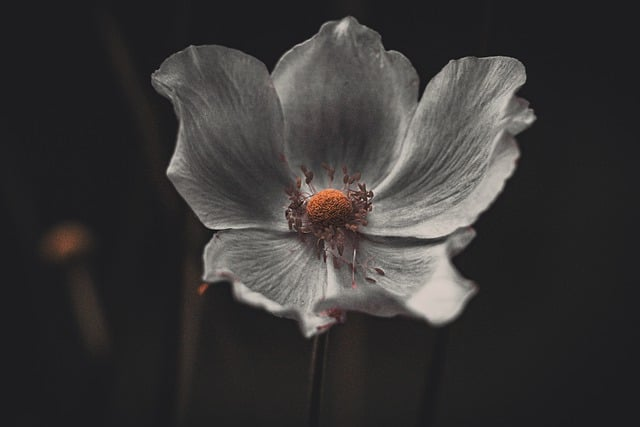
#> input picture imagens/flower.jpg, 640 x 427 px; its folder holds only this picture in this run
$ jupyter execute --allow-errors sistema_de_visao.ipynb   (older library calls are emulated)
#> lines starting #> are read from the running program, lines starting #| are printed output that depends on the picture; after the words box and inside, x2 and y2 are one past the last pixel; in counts of white or black regions, pixels touching at a corner belong together
# Sistema de visão computacional

[cell 1]
from skimage.io import imread, imshow, imsave
from skimage.color import rgb2gray
from skimage import filters
import numpy as np
import cv2
import glob
import matplotlib.pyplot as plt
from skimage.exposure import histogram, equalize_hist
from skimage.filters import threshold_otsu, threshold_niblack
from sklearn.cluster import KMeans, DBSCAN
from sklearn.neighbors import KNeighborsClassifier
from skimage.feature import greycomatrix, greycoprops

## 1. Pré-processamento

[cell 2]
def crop_image(image):

    #gray = cv2.cvtColor(image, cv2.COLOR_BGR2GRAY)
    gray = rgb2gray(image)

    # Binariza a imagem
    thresh_mean = filters.threshold_mean(gray)
    binary_image = np.where(gray > thresh_mean, 255, 0).astype(np.uint8)

    contours, _ = cv2.findContours(binary_image, cv2.RETR_EXTERNAL, cv2.CHAIN_APPROX_SIMPLE)

    longest_contour = contours[0]
    longest_length = len(longest_contour)

    # Percorrer os contornos e encontrar o mais longo
    for contour in contours:
        length = len(contour)
        if length > longest_length:
            longest_contour = contour
            longest_length = length

    x, y, w, h = cv2.boundingRect(longest_contour)
    image = image[y:y+h, x:x+w]

    return image

[cell 3]
# lista os arquivos do diretorio.
tumor_paths = glob.glob('imagens/*.jpg')
no_tumor_paths = glob.glob('imagens/*.jpg')

[cell 4]
# Ler as imagens e faz o corte.
imgs_tumor = [imread(i) for i in tumor_paths]
#> imgs_tumor = 1 item
imgs_tumor_crop = [crop_image(img) for img in imgs_tumor]
#> in crop_image, image is the input picture: shape (427, 640, 3); mean R, G, B 55.8, 54, 53.5
#> in crop_image, `thresh_mean = filters.threshold_mean(gray)`: thresh_mean = 0.213
#> in crop_image, `binary_image = np.where(gray > thresh_mean, 255, 0).astype(np.uint8)`:
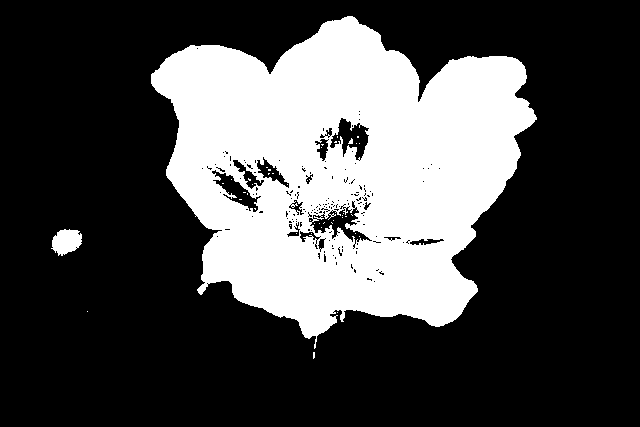
#> binary_image: shape (427, 640); 29.2% white; 44 white regions (42 under 20 px)
#> in crop_image, `contours, _ = cv2.findContours(binary_image, cv2.RETR_EXTERNAL, cv2.CH..`: contours = 5 contours, 3 with area under 20; largest, box (x1, y1, x2, y2) and area: (151, 16, 537, 349) 82577, (51, 229, 82, 256) 546
#> in crop_image, `longest_contour = contours[0]`: longest_contour = [[313, 352], [313, 358], [314, 357], [314, 352]]
#> in crop_image, `longest_length = len(longest_contour)`: longest_length = 4
#> the loop in crop_image, `for contour in contours:` made 5 passes
#> (length, longest_length) on passes 4 to 5: (59, 59), (711, 711)
#> (contour, length) on passes 1 to 3: ([[313, 352], [313, 358], [314, 357], [314, 352]], 4), ([[337, 312]], 1), ([[87, 311]], 1)
#> after the loop in crop_image, `for contour in contours:`: longest_contour = contour of 711 points, box (x1, y1, x2, y2) (151, 16, 537, 349), area 82577; longest_length = 711
#> in crop_image, `x, y, w, h = cv2.boundingRect(longest_contour)`: x = 151; y = 16; w = 386; h = 333
#> in crop_image, `image = image[y:y+h, x:x+w]`:
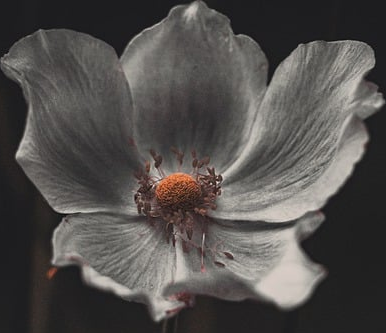
#> image: shape (333, 386, 3); mean R, G, B 82.2, 79.1, 77
#> imgs_tumor_crop = 1 item

[cell 5]
imgs_no_tumor = [imread(i) for i in no_tumor_paths]
#> imgs_no_tumor = 1 item
imgs_no_tumor_crop = [crop_image(img) for img in imgs_no_tumor]
#> the loop in crop_image (call 2), `for contour in contours:` made 5 passes
#> imgs_no_tumor_crop = 1 item

[cell 6]
# [6 lines left out: function save_crop, not called in this run]

### Transformações de Intensidade

[cell 7]
def Alargamento_de_contraste(image, k, E):
  return 1/(1 + (k/image)**E)

[cell 8]
def negativo(image):
  return 255 - image

[cell 9]
def logaritmica(image, c):
  return c * np.log(1 + image)

[cell 10]
def potencia(image, gamma):
  return (image / 255) ** gamma * 255

[cell 11]
# [15 lines left out: function intensity_transformation, not called in this run]

### Carregando as imagens pré-processadas

[cell 12]
# imagens de treino.
train_0 = glob.glob('dataset/training/no_tumor/*.jpg')
train_1 = glob.glob('dataset/training/tumor/*.jpg')

train_imgs_0 = [imread(img) for img in train_0]
train_imgs_0 = [(rgb2gray(img) * 255).astype(np.uint8) for img in train_imgs_0]

train_imgs_1 = [imread(img) for img in train_1]
train_imgs_1 = [(rgb2gray(img) * 255).astype(np.uint8) for img in train_imgs_1]

[cell 13]
test_0 = glob.glob('dataset/testing/no_tumor/*.jpg')
test_1 = glob.glob('dataset/testing/tumor/*.jpg')

test_imgs_0 = [imread(img) for img in test_0]
test_imgs_0 = [(rgb2gray(img) * 255).astype(np.uint8) for img in test_imgs_0]

test_imgs_1 = [imread(img) for img in test_1]
test_imgs_1 = [(rgb2gray(img) * 255).astype(np.uint8) for img in test_imgs_1]

[cell 14]
fig, ax = plt.subplots(1, 2, figsize=(10,10))
#> (the rest of this cell did not finish here and is left out)

## 2. Segmentação

[cell 15]
# [22 lines left out: function kmeans_seg, not called in this run]

[cell 16]
def segmentation(images):

    imgs_blur = [filters.gaussian(img, sigma=4) for img in images]
    k_seg = [kmeans_seg(img, 3) for img in imgs_blur]
    imgs_seg = [images[i] * k_seg[i] for i in range(len(images))]

    return imgs_seg

[cell 17]
train_imgs_0 = segmentation(train_imgs_0)
train_imgs_1 = segmentation(train_imgs_1)

[cell 18]
test_imgs_0 = segmentation(test_imgs_0)
test_imgs_1 = segmentation(test_imgs_1)

## Descritores de características

### GLCM

[cell 19]
def glcm_extract_features(images, distance):

    features = np.zeros((len(images), 6))

    for i, img in enumerate(images):
        matrix0 = greycomatrix(img, [distance], [0], normed=True)
        matrix1 = greycomatrix(img, [distance], [np.pi/4], normed=True)
        matrix2 = greycomatrix(img, [distance], [np.pi/2], normed=True)
        matrix3 = greycomatrix(img, [distance], [3*np.pi/4], normed=True)
        matrix = (matrix0+matrix1+matrix2+matrix3)/4

        props = np.zeros(6)
        props[0] = greycoprops(matrix,'contrast')
        props[1] = greycoprops(matrix,'dissimilarity')
        props[2] = greycoprops(matrix,'homogeneity')
        props[3] = greycoprops(matrix,'energy')
        props[4] = greycoprops(matrix,'correlation')
        props[5] = greycoprops(matrix,'ASM')
        features[i] = props

    return features

[cell 20]
features_test_0 = glcm_extract_features(test_imgs_0, 5);

[cell 21]
labels_test_0 = np.zeros(len(test_imgs_0))

[cell 22]
plt.scatter(features_test_0[:,0],features_test_0[:,3], c=labels_test_0)
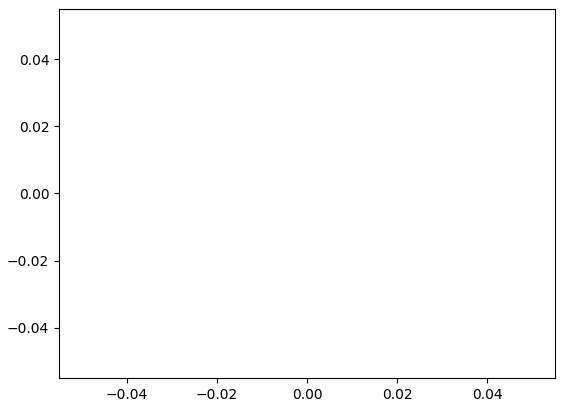
#> figure drawn by matplotlib, 1 panel
